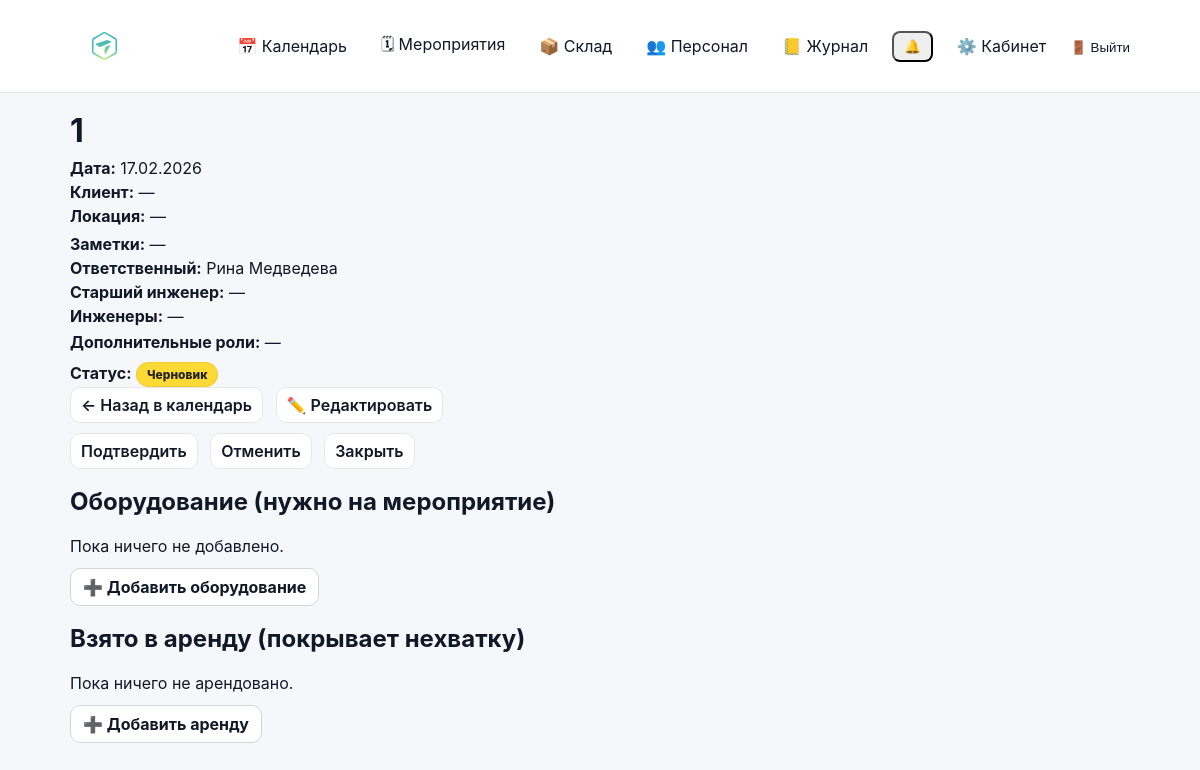
Page /events/61/ (signed in) on the earlier database version.
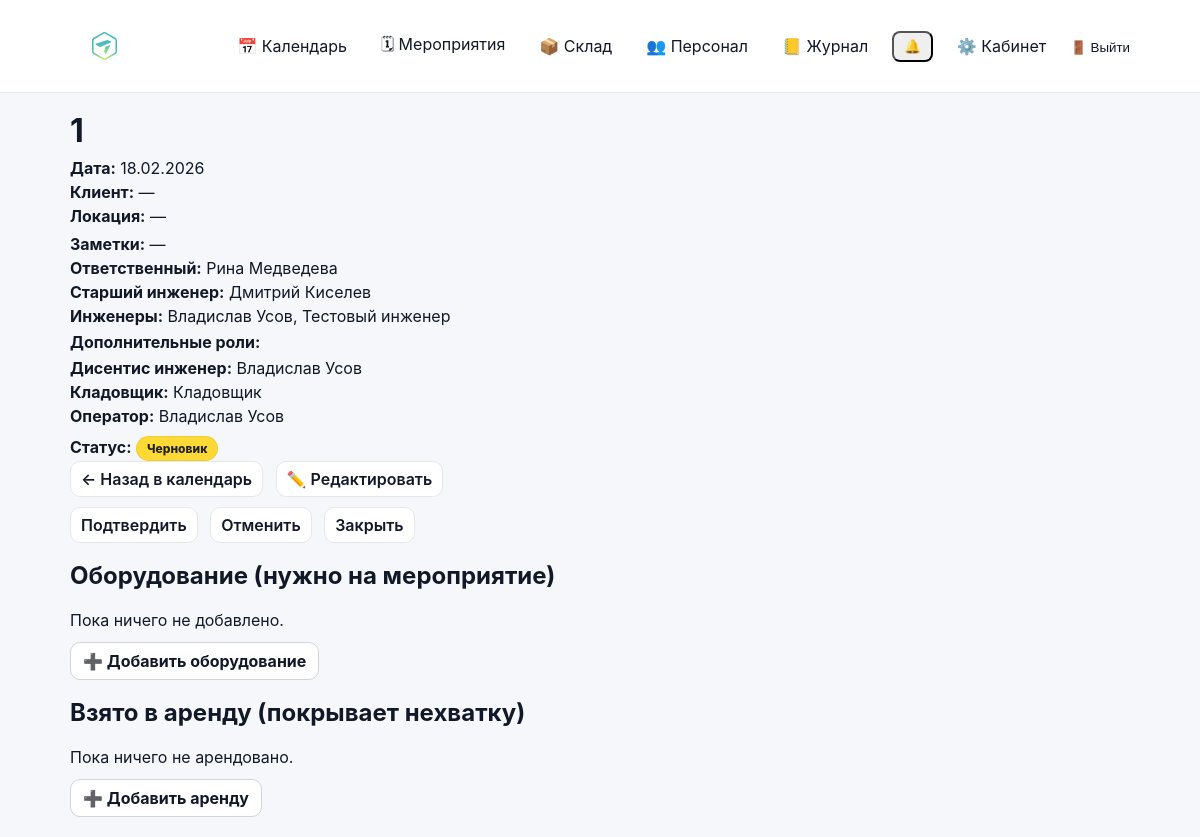
Same page on the later database version.
### events/models.py (models this page shows, shortened)
class Event(models.Model):
    class Meta:
        permissions = [
            ("edit_event_card", "Can edit event card (dates/status/etc)"),
            ("edit_event_equipment", "Can edit event equipment (own/rented)"),
        ]
    STATUS_DRAFT = "draft"
    STATUS_CONFIRMED = "confirmed"
    STATUS_CANCELLED = "cancelled"
    STATUS_CLOSED = "closed"
    STATUS_CHOICES = (
        (STATUS_DRAFT, "Черновик"),
        (STATUS_CONFIRMED, "Подтверждено"),
        (STATUS_CANCELLED, "Отменено"),
        (STATUS_CLOSED, "Закрыто"),
    )
    name = models.CharField(max_length=200)
    start_date = models.DateField()
    end_date = models.DateField(blank=True, null=True)
    client = models.CharField(max_length=200, blank=True)
    location = models.CharField(max_length=200, blank=True)
    responsible = models.ForeignKey(
        User,
        on_delete=models.SET_NULL,
        null=True,
        related_name="events",
    )
    s_engineer = models.ForeignKey(
        User,
        on_delete=models.SET_NULL,
        null=True,
        blank=True,
        related_name="senior_events",
    )
    engineers = models.ManyToManyField(
        User,
        blank=True,
        related_name="engineer_events",
    )
    notes = models.TextField(blank=True, default="")
    is_deleted = models.BooleanField(default=False)
    deleted_at = models.DateTimeField(null=True, blank=True)
    status = models.CharField(
        max_length=20,
        choices=STATUS_CHOICES,
        default=STATUS_DRAFT,
    )
    created_at = models.DateTimeField(auto_now_add=True)

class EventRoleSlot(models.Model):
    event = models.ForeignKey(Event, on_delete=models.CASCADE, related_name="role_slots")
    role = models.ForeignKey(Group, on_delete=models.PROTECT, related_name="event_role_slots")
    users = models.ManyToManyField(User, blank=True, related_name="event_extra_roles")
    class Meta:
        unique_together = ("event", "role")
        ordering = ["role__name", "id"]

### accounts/models.py (models this page shows)
class User(AbstractUser):
    phone = models.CharField("Телефон", max_length=30, blank=True, default="")
    class Meta(AbstractUser.Meta):
        permissions = [
            ("manage_staff", "Can manage staff (users/roles)"),
        ]

### events/views.py (the view)
# urls.py: path("events/<int:event_id>/", views.event_detail_view, name="event_detail"),
@login_required
def event_detail_view(request: HttpRequest, event_id: int) -> HttpResponse:
    can_manage = can_edit_event_card(request.user)
    can_view_all = _can_view_all_events(request.user)
    base_qs = (Event.objects.select_related("responsible", "s_engineer").prefetch_related("engineers", "role_slots__role", "role_slots__users"))
    if not can_manage:
        base_qs = base_qs.filter(is_deleted=False)
    if not can_view_all:
        base_qs = base_qs.filter(is_deleted=False).filter(_participation_q(request.user)).distinct()
    event = get_object_or_404(base_qs, id=event_id)
    equipment_items = EventEquipment.objects.filter(event=event).select_related("equipment").order_by("equipment__name")
    rented_items = EventRentedEquipment.objects.filter(event=event).select_related("equipment").order_by("equipment__name")
    shortages = calculate_shortages(event)
    return render(request, "events/event_detail.html", {
        "event": event,
        "equipment_items": equipment_items,
        "rented_items": rented_items,
        "shortages": shortages,
        "can_modify": can_manage,
        "can_edit_equipment": can_edit_event_equipment(request.user),
    })

### accounts/context_processors.py (called while the page is built)
def authz_flags(request):
    user = getattr(request, "user", None)
    return {
        "can_manage_staff": can_manage_staff(user),
        "can_edit_event_card": can_edit_event_card(user),
        "can_edit_event_equipment": can_edit_event_equipment(user),
        "can_edit_inventory": can_edit_inventory(user),
        "can_view_stock": can_view_stock(user),
    }

### accounts/permissions.py (called while the page is built)
def _ok(user) -> bool:
    return bool(user and user.is_authenticated)

def is_super(user) -> bool:
    return bool(_ok(user) and getattr(user, "is_superuser", False))

def can_manage_staff(user) -> bool:
    return is_super(user) or (_ok(user) and user.has_perm("accounts.manage_staff"))

def can_edit_inventory(user) -> bool:
    return is_super(user) or (_ok(user) and user.has_perm("inventory.manage_inventory"))

def can_view_stock(user) -> bool:
    return is_super(user) or (_ok(user) and (user.has_perm("inventory.manage_inventory") or user.has_perm("events.edit_event_card")))

def can_edit_event_card(user) -> bool:
    return is_super(user) or (_ok(user) and user.has_perm("events.edit_event_card"))

### events/templates/events/event_detail.html (shortened to what the changed rows need)
{% extends "base.html" %}
{% block content %}
<div class="page-head">
  <div>
    <h1 style="margin:0;">{{ event.name }}</h1>
    <div class="muted" style="margin-top:8px;">
      <div><strong>Дата:</strong>
        {% if event.start_date == event.end_date %}
          {{ event.start_date|date:"d.m.Y" }}
        {% else %}
          {{ event.start_date|date:"d.m.Y" }} – {{ event.end_date|date:"d.m.Y" }}
        {% endif %}
      </div>
      <div style="margin-top:4px;"><strong>Клиент:</strong> {{ event.client|default:"—" }}</div>
      <div style="margin-top:4px;"><strong>Локация:</strong> {{ event.location|default:"—" }}</div>
      <div style="margin-top:8px;"><strong>Заметки:</strong>
        {% if event.notes %}
          <div style="margin-top:6px; white-space:pre-wrap;">{{ event.notes }}</div>
        {% else %}
          <span class="muted">—</span>
        {% endif %}
      </div>
      <div style="margin-top:4px;"><strong>Ответственный:</strong>
{{ event.responsible.get_full_name|default:event.responsible.username }}</div>
      <div style="margin-top:4px;"><strong>Старший инженер:</strong>
{% if event.s_engineer %}
  {{ event.s_engineer.get_full_name|default:event.s_engineer.username }}
{% else %}
  —
{% endif %}</div>
      <div style="margin-top:4px;"><strong>Инженеры:</strong>
{% if event.engineers.all %}
  {% for u in event.engineers.all %}
    {{ u.get_full_name|default:u.username }}{% if not forloop.last %}, {% endif %}
  {% endfor %}
{% else %}
  —
{% endif %}
      </div>
<div style="margin-top:6px;">
  <strong>Дополнительные роли:</strong>
  {% if event.role_slots.all %}
    <div style="margin-top:6px;">
      {% for slot in event.role_slots.all %}
        <div style="margin-top:4px;">
          <strong>{{ slot.role.name }}:</strong>
          {% if slot.users.all %}
            {% for user in slot.users.all %}
              {{ user.get_full_name|default:user.username }}{% if not forloop.last %}, {% endif %}
            {% endfor %}
          {% else %}
            —
          {% endif %}
        </div>
      {% endfor %}
    </div>
  {% else %}
    —
  {% endif %}
</div>
    </div>
    <div style="margin-top:10px;">
      <strong>Статус:</strong>
      <span class="status-pill status-{{ event.status }}">{{ event.get_status_display }}</span>
    </div>
  </div>
</div>
<div class="card" style="margin-top:18px;">
  <h2 style="margin-top:0;">Оборудование (нужно на мероприятие)</h2>
</div>
<div class="card" style="margin-top:18px;">
  <h2 style="margin-top:0;">Взято в аренду (покрывает нехватку)</h2>
</div>
{% endblock %}

Differences in the rows shown:
changed Event "Черновик": start_date "17.02.2026" → "18.02.2026"; s_engineer.get_full_name (not shown) → "Дмитрий Киселев"
now on this page (row unchanged): User: get_full_name "Владислав Усов"
now on this page (row unchanged): User: get_full_name "Тестовый инженер", shown under "1"
added EventRoleSlot: role.name "Дисентис инженер"
added EventRoleSlot: role.name "Кладовщик"
now on this page (row unchanged): User: get_full_name "Кладовщик"
added EventRoleSlot: role.name "Оператор"
